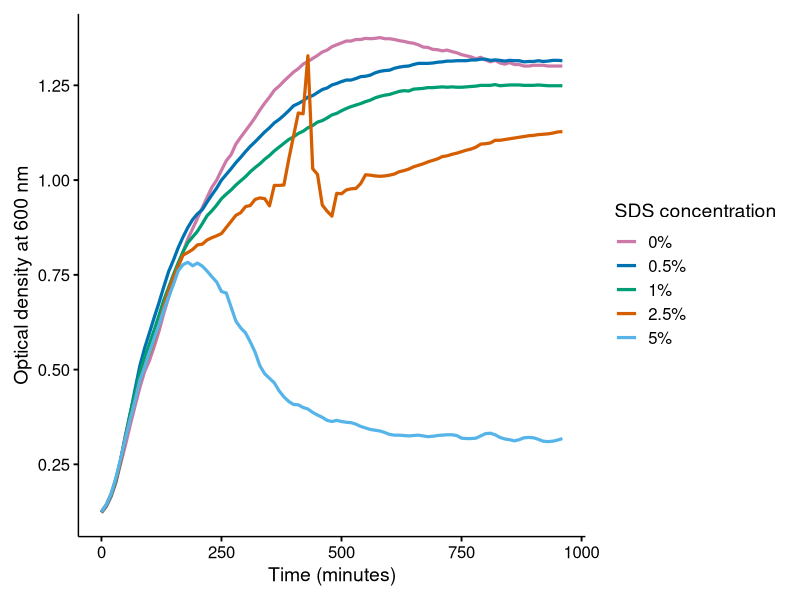

Write the R code that produced this figure.
### SDS dilution optimization
# Serial dilution was done for WT and mutant, but both gave similar results
# Only WT data is plotted for simplicity


library(tidyverse)

#read data
data <- read_csv('all growth curves - SDS optimization.csv')

#clean data
data_clean <- data |>
  group_by(time) |>
  summarize(W5 = mean(W5.1:W5.3),
            W2.5 = mean(W2.5.1:W2.5.3),
            W1 = mean(W1.1:W1.3),
            W0.5 = mean(W0.5.1:W0.5.3),
            W0 = mean(W0.1:W0.3)) |>
  gather(concentration, od, -time)

legend <- c('W5' = '5%', 'W2.5' = '2.5%', 'W1' = '1%', 'W0.5' = '0.5%', 'W0' = '0%')
colours <- c('W5' = '#56B4E9', 'W2.5' = '#D55E00', 'W1' = '#009E73', 'W0.5' = '#0072B2', 'W0' = '#CC79A7')

#plot curves
growth_curve_sds <- ggplot(data_clean) +
  
  geom_line(aes(x = time, y = od, colour = concentration), linewidth = 1.1) +
  
  xlab('Time (minutes)') +
  ylab('Optical density at 600 nm') +
  labs(colour = 'SDS concentration') +
  
  scale_colour_manual(values = colours, labels = legend) +
  
  scale_y_continuous(
    breaks = seq(0, 1.25, by = 0.25),
    expand = expansion(mult = c(0.05, 0.05))
  ) +
  
  theme_minimal(base_size = 14) +
  theme(
    panel.grid.major.x = element_blank(),
    panel.grid.major.y = element_blank(),
    panel.grid.minor = element_blank(),
    panel.background = element_blank(),
    plot.background = element_blank(),
    axis.line = element_line(color = "black", linewidth = 0.5),
    axis.ticks = element_line(color = "black"),
    axis.text = element_text(color = "black", size = 12),
    axis.title = element_text(size = 14),
    legend.title = element_text(size = 14),
    legend.text = element_text(size = 12),
    plot.margin = margin(10, 10, 10, 10)
  )
growth_curve_sds
